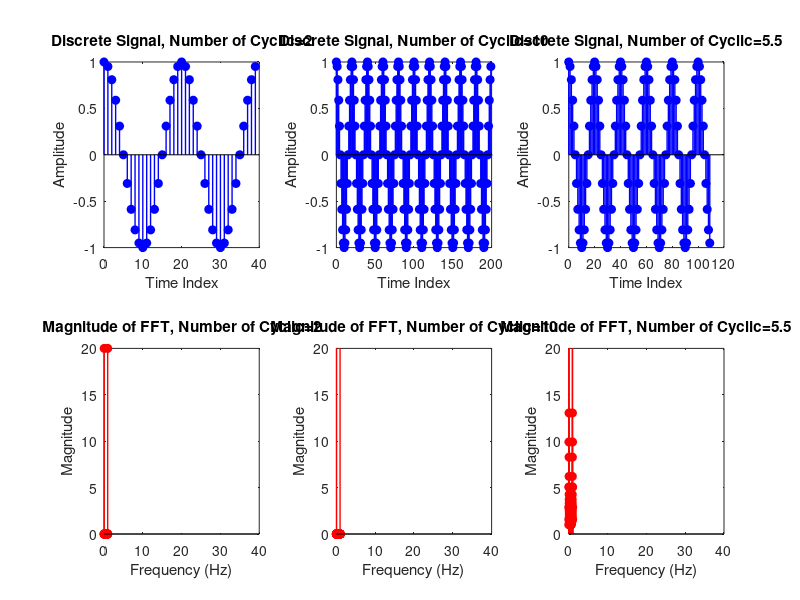

This figure's MATLAB source:
clear all; close all; clc;
N = 100;                                % Length of data
N1 = 100/5; 
T = [2 10 5.5]; 
Np = [2*N1 10*N1 5.5*N1]; 
Fs = 1; % Sampling frequency (assumed to be 1)

figure; % Create a single figure for all subplots

for i = 1:3
    n = 0:1:Np(i)-1;
    a = cos(2*pi*n*5/N); 
    
    subplot(2, 3, i); % Create subplots in a 2x3 grid
    stem(n, a, 'blue', 'LineWidth', 1, 'MarkerFaceColor', 'b'); 
    xlabel('Time Index');
    ylabel('Amplitude');
    title(['Discrete Signal, Number of Cyclic=', num2str(T(i))]);

    b = fft(a);
    f = (0:length(b)-1)*Fs/length(b); % Calculate frequency axis
    
    % Điều chỉnh giới hạn trục tần số và biên độ
    subplot(2, 3, i+3); 
    stem(f, abs(b), 'r', 'LineWidth', 1, 'MarkerFaceColor', 'r'); 
    xlim([0 40]); % Giới hạn trục tần số từ 0 đến 40
    ylim([0 20]); % Giới hạn trục biên độ từ 0 đến 20
    xlabel('Frequency (Hz)');
    ylabel('Magnitude');
    title(['Magnitude of FFT, Number of Cyclic=', num2str(T(i))]);
end
